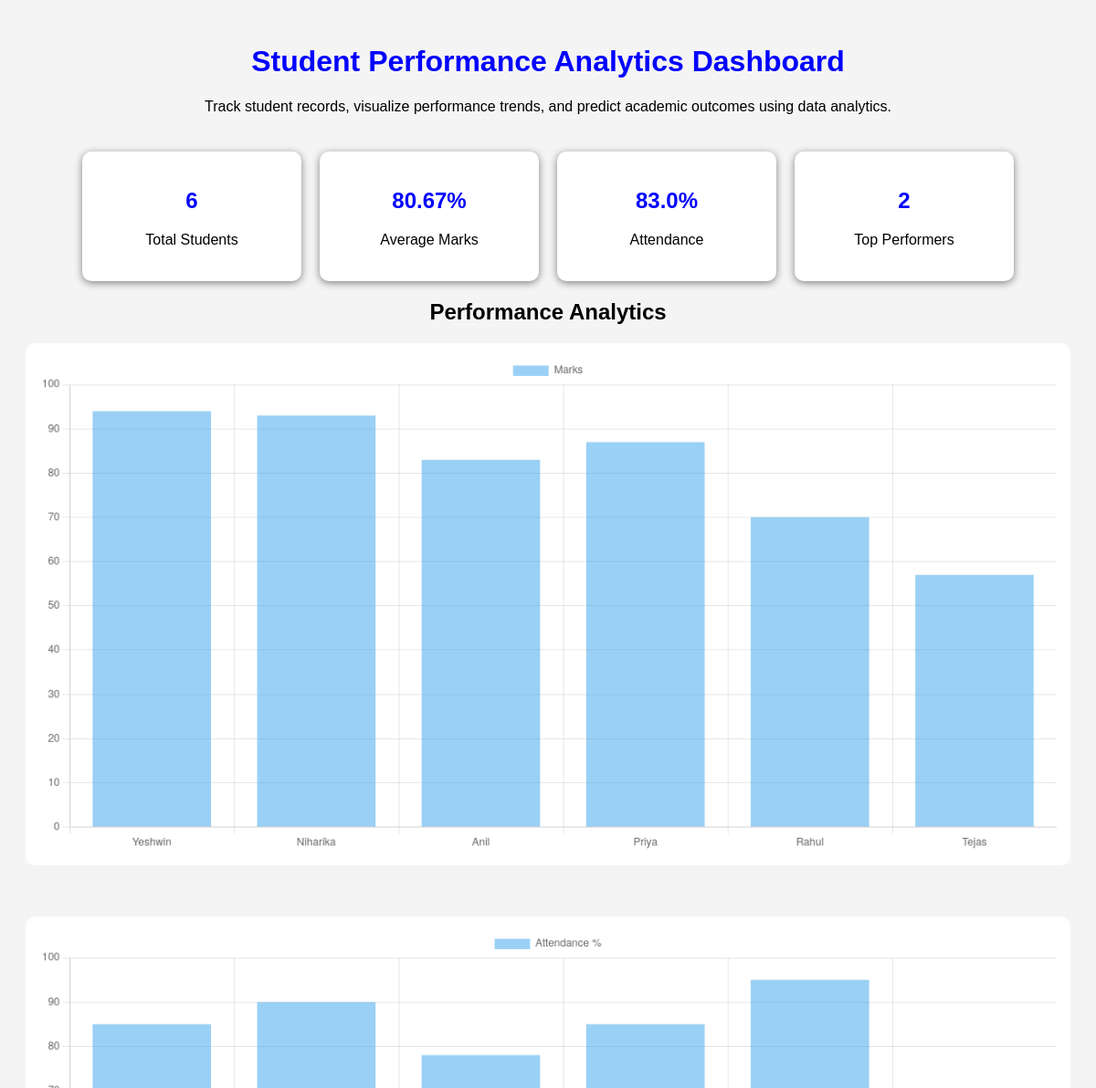
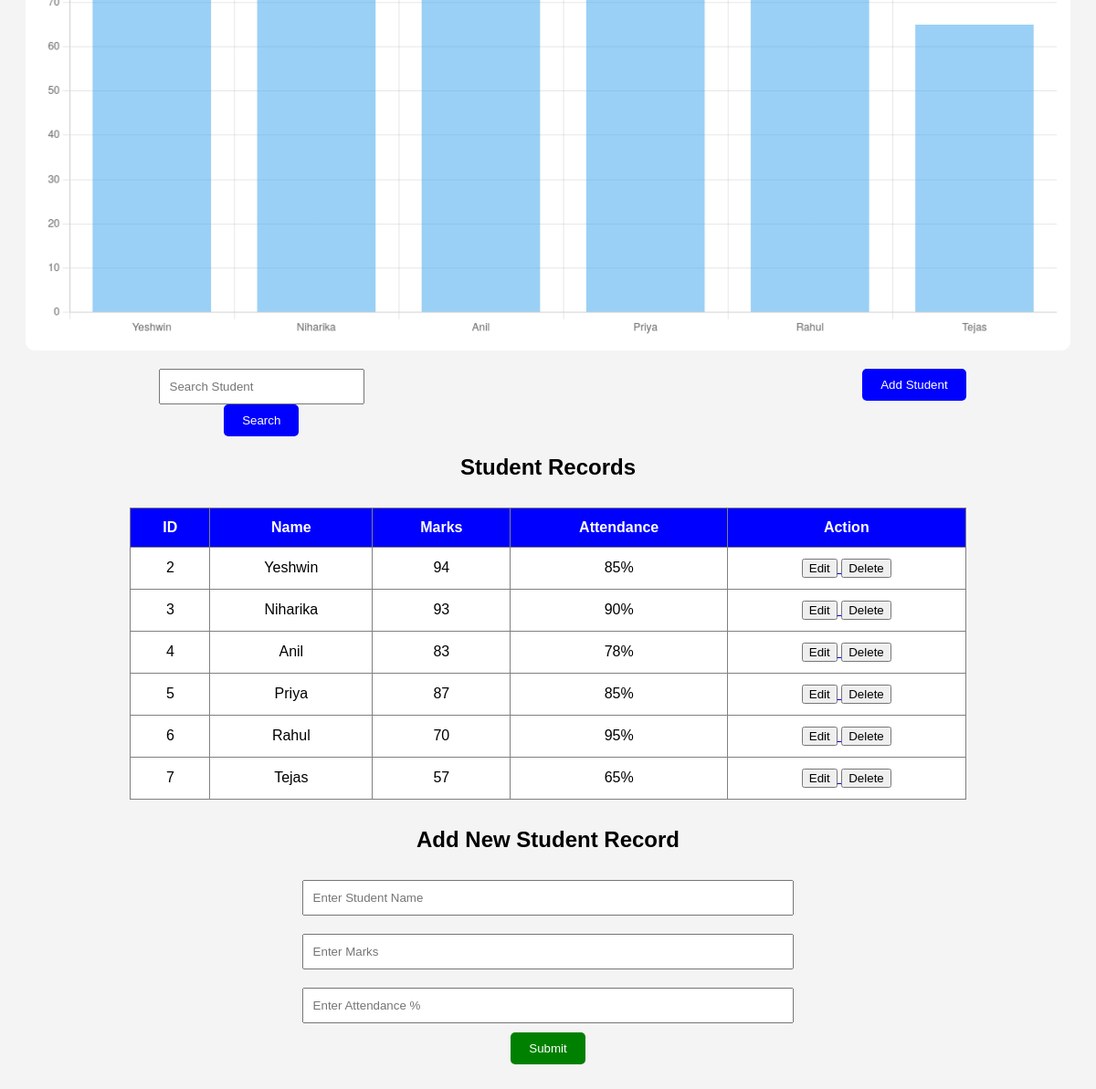
The page / on the database its author committed (2 pictures, top to bottom).
### tables this page shows
CREATE TABLE students (
    id INTEGER PRIMARY KEY AUTOINCREMENT,
    name TEXT,
    marks INTEGER,
    attendance TEXT
);

### app.py (the view)
@app.route('/')
def home():
    search=request.args.get('search', '')
    conn = sqlite3.connect('students.db')
    conn.row_factory = sqlite3.Row
    cursor = conn.cursor()
    if search:
        cursor.execute("SELECT * FROM students WHERE name LIKE ? ORDER BY id ASC", (f'%{search}%',))
    else:
        cursor.execute("SELECT * FROM students ORDER BY id ASC")
    students = cursor.fetchall()
    student_names = [student['name'] for student in students]
    student_marks = [student['marks'] for student in students]
    student_attendance = [
    int(student['attendance'].replace('%', ''))
    for student in students
]
    total_students = len(students)
    if total_students > 0:
        average_marks = sum(student['marks'] for student in students) / total_students
    else:
        average_marks = 0
    if total_students > 0:
        average_attendance = sum(
        int(student['attendance'].replace('%', ''))
        for student in students
    ) / total_students
    else:
      average_attendance = 0
    top_performers = len([
    student for student in students if student['marks'] >= 90]
    )
    conn.close()
    return render_template(
        'index.html',
        students=students,
        total_students=total_students,
        average_marks=round(average_marks,2),
        average_attendance=round(average_attendance,2),
        top_performers=top_performers,
        names=student_names,
    marks=student_marks,
    attendance=student_attendance
        )

### template/index.html (shortened to what this page needs)
<!DOCTYPE html>
<html>
    <head>
        <link rel="stylesheet" href="{{ url_for('static', filename='style.css') }}">
    </head>
<body>
<div class="container">
    <h1>Student Performance Analytics Dashboard</h1>
</div>
    <p>Track student records, visualize performance trends, and predict academic outcomes using data analytics.</p>
    <div class="dashboard">
    <div class="card">
       <h2>{{ students|length }}</h2>
       <p>Total Students</p>
    </div>
    <div class="card">
        <h2>{{ average_marks }}%</h2>
        <p>Average Marks</p>
    </div>
    <div class="card">
        <h2>{{ average_attendance }}%</h2>
        <p>Attendance</p>
    </div>
    <div class="card">
        <h2>{{ top_performers }}</h2>
        <p>Top Performers</p>
    </div>
</div>
<h2>Performance Analytics</h2>
<canvas id="marksChart"></canvas>
<br><br>
<canvas id="attendanceChart"></canvas>
</body>
<div class="controls">
   <form method="GET">
    <input
        type="text"
        name="search"
        placeholder="Search Student">
    <button type="submit">Search</button>
</form>
<a href="#add-student-form">
    <button type="button">Add Student</button>
</a>
</div>
<h2>Student Records</h2>
<table>
    <tr>
    <th>ID</th>
    <th>Name</th>
    <th>Marks</th>
    <th>Attendance</th>
    <th>Action</th>
</tr>
        {% for student in students %}
<tr>
    <td>{{ student.id }}</td>
    <td>{{ student.name }}</td>
    <td>{{ student.marks }}</td>
    <td>{{ student.attendance }}</td>
    <td>
        <a href="/edit/{{student.id}}">
            <button>Edit</button>
        </a>
        <a href="/delete/{{student.id}}">
            <button>Delete</button>
        </a>
    </td>
</tr>
{% endfor %}
</table>
<div class="student-form" id="add-student-form">
    <h2>Add New Student Record</h2>
    <form action="/add_student" method="POST">
        <input type="text" name="name" placeholder="Enter Student Name" required>
        <input type="number" name="marks" placeholder="Enter Marks" required>
        <input type="number" name="attendance" placeholder="Enter Attendance %" required>
        <button type="submit">Submit</button>
    </form>
</div>
<script>
const names = {{ names | tojson }};
const marks = {{ marks | tojson }};
const attendance = {{ attendance | tojson }};
new Chart(document.getElementById('marksChart'), {
    type: 'bar',
    data: {
        labels: names,
        datasets: [{
            label: 'Marks',
            data: marks
        }]
    }
});
new Chart(document.getElementById('attendanceChart'), {
    type: 'bar',
    data: {
        labels: names,
        datasets: [{
            label: 'Attendance %',
            data: attendance
        }]
    }
});
</script>
</body>
</html>

### static/style.css (style rules this page uses)
body { font-family: Arial, sans-serif; text-align: center; background-color: #f4f4f4; padding: 20px; }
h1 { color: blue; }
.dashboard { display: flex; justify-content: center; gap: 20px; flex-wrap: wrap; margin-top: 40px; }
.card { background: white; width: 200px; padding: 20px; border-radius: 10px; box-shadow: 0px 2px 8px gray; }
.card h2 { color: blue; }
table { width: 80%; margin: 30px auto; border-collapse: collapse; background: white; }
th, td { border: 1px solid gray; padding: 12px; }
th { background-color: blue; color: white; }
.controls { width:80%; margin:20px auto; display:flex; justify-content:space-between; }
.controls input { width:70%; padding:10px; }
.controls button { padding:10px 20px; background-color:blue; color:white; border:none; border-radius:5px; cursor:pointer; }
.student-form { width:50%; margin:30px auto; text-align:center; }
.student-form input { width:90%; padding:10px; margin:10px 0; }
.student-form button { padding:10px 20px; background-color:green; color:white; border:none; border-radius:5px; }
canvas { background: white; padding: 15px; border-radius: 10px; margin-top: 20px; }
.container { max-width: 1200px; margin: auto; }

### rows shown on the page
students: id "2", name "Yeshwin", marks "94", attendance "85%"
students: id "3", name "Niharika", marks "93", attendance "90%"
students: id "4", name "Anil", marks "83", attendance "78%"
students: id "5", name "Priya", marks "87", attendance "85%"
students: id "6", name "Rahul", marks "70", attendance "95%"
students: id "7", name "Tejas", marks "57", attendance "65%"

### other values the page prints
{{ students|length }} "6"
{{ average_marks }} "80.67"
{{ average_attendance }} "83.0"
{{ top_performers }} "2"
chart data {{ names | tojson }} ["Yeshwin", "Niharika", "Anil", "Priya", "Rahul", "Tejas"]
chart data {{ marks | tojson }} [94, 93, 83, 87, 70, 57]
chart data {{ attendance | tojson }} [85, 90, 78, 85, 95, 65]
